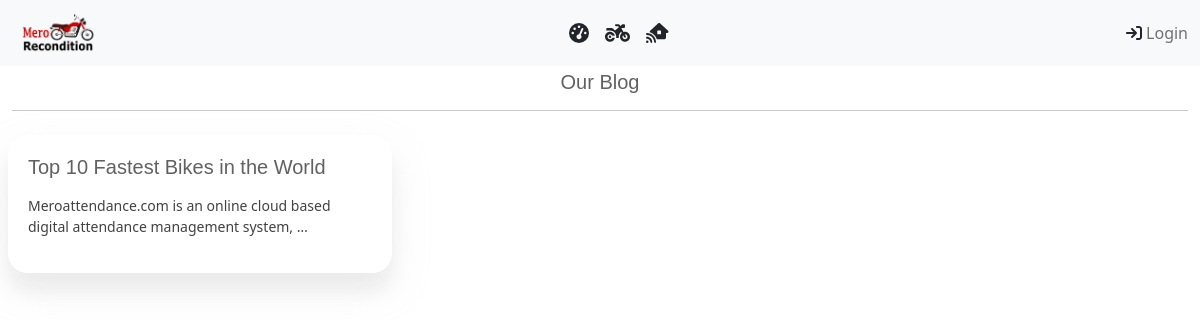
The app's page /Blog with its own data.
### recon/models.py (models this page shows, shortened)
class Blog(models.Model):
    id = models.AutoField(primary_key = True)
    title = models.CharField(max_length=300)
    slug = models.SlugField(max_length=200, unique = True)
    photo = models.ImageField(upload_to="blogs/", null = True, blank = True),
    category = models.ForeignKey(Category, related_name  = "blog_category", on_delete = models.PROTECT)
    description = RichTextUploadingField()
    visit = models.IntegerField(null = True, blank = True)
    date_added = models.DateTimeField(auto_now_add=True)
    updated_date = models.DateTimeField(auto_now = True)
    objects = models.Manager()
    def get_absolute_url(self):
        return reverse("recon:blogD", args=[self.slug])

### recon/views.py (the view)
# urls.py: path('Blog', views.BlogV, name = "blog"),
def BlogV(request):
    blog = Blog.objects.all()
    dist = {
        'blog':blog
    }
    return render(request, "blog.html", dist)

### templates/blog.html (shortened to what this page needs)
{% extends 'index.html' %}
{% block content %}
   <h5 class="text-center">Our Blog</h5>
   <hr>
   <div class="row">
    {% for i in blog  %}
        <div class="col-12 col-md-4 p-2">
            <a href="{{i.get_absolute_url}}">
                <div class="blogBoxs">
                    <h5>{{i.title}}</h5>
                    <p>
                        {{i.description|truncatewords:10|safe}}
                    </p>
                </div>
            </a>
        </div>
    {% endfor %}
   </div>
{% endblock content %}

### static/css/style.css (style rules this page uses)
a { text-decoration: none!important; color: inherit!important; }
h1,h2,h3,h4,h5,h6 { color: rgb(97, 97, 97)!important; }
p { color: rgb(66, 66, 66)!important; font-size: 14px!important; }
.h1,h2,h3,h4,h5,h6 { font-family: sans-serif; }
.blogBoxs { background-color: white; height: auto; padding: 20px; cursor: pointer; border-radius: 20px; box-shadow: 0 18px 18px 0 rgba(193, 193, 193, 0.2), 0 16px 40px 0 rgba(193, 193, 193, 0.19); }

### records on screen
Blog: title "Top 10 Fastest Bikes in the World", description "Meroattendance.com is an online cloud based digital attendance management system, …"
